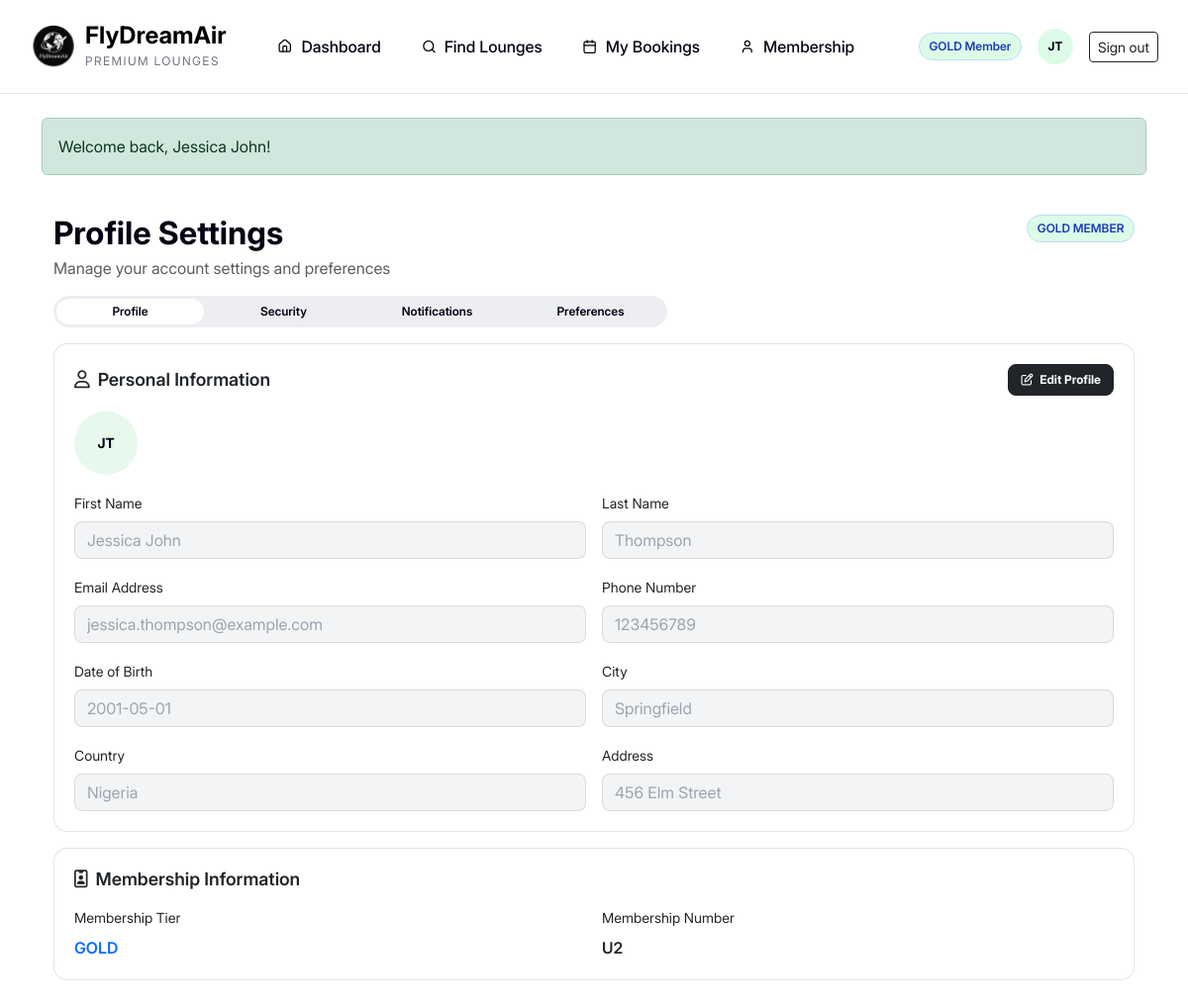
/?r=profile (signed in), run on the app's committed database.
### tables this page shows
CREATE TABLE `user_memberships` (
  `id` bigint(20) UNSIGNED NOT NULL,
  `user_id` bigint(20) UNSIGNED NOT NULL,
  `plan_id` bigint(20) UNSIGNED NOT NULL,
  `status` enum('active','canceled','expired','trial') NOT NULL DEFAULT 'active',
  `started_at` datetime NOT NULL DEFAULT current_timestamp(),
  `renews_at` datetime DEFAULT NULL,
  `canceled_at` datetime DEFAULT NULL,
  `created_at` datetime NOT NULL DEFAULT current_timestamp(),
  `updated_at` datetime NOT NULL DEFAULT current_timestamp() ON UPDATE current_timestamp()
);

CREATE TABLE `membership_plans` (
  `id` bigint(20) UNSIGNED NOT NULL,
  `slug` varchar(40) NOT NULL,
  `name` varchar(80) NOT NULL,
  `monthly_fee_usd` decimal(10,2) NOT NULL,
  `guest_allowance` int(10) UNSIGNED NOT NULL DEFAULT 0,
  `normal_access` enum('pay_per_use','free') NOT NULL DEFAULT 'pay_per_use',
  `premium_access` enum('pay_per_use','free') NOT NULL DEFAULT 'pay_per_use',
  `benefits_json` longtext DEFAULT NULL CHECK (json_valid(`benefits_json`)),
  `created_at` datetime NOT NULL DEFAULT current_timestamp(),
  `updated_at` datetime NOT NULL DEFAULT current_timestamp() ON UPDATE current_timestamp()
);

CREATE TABLE `users` (
  `id` bigint(20) UNSIGNED NOT NULL,
  `first_name` varchar(80) NOT NULL,
  `last_name` varchar(80) NOT NULL,
  `email` varchar(191) DEFAULT NULL,
  `password_hash` varchar(255) DEFAULT NULL,
  `phone` varchar(40) DEFAULT NULL,
  `dob` date DEFAULT NULL,
  `city` varchar(120) DEFAULT NULL,
  `country` varchar(120) DEFAULT NULL,
  `address` varchar(200) DEFAULT NULL,
  `role` enum('member','admin') NOT NULL DEFAULT 'member',
  `created_at` datetime NOT NULL DEFAULT current_timestamp(),
  `updated_at` datetime NOT NULL DEFAULT current_timestamp() ON UPDATE current_timestamp()
);

### app/Helpers.php (called while the page is built, shortened)
<?php
function view($template, $data = []) {
  extract($data);
  $layout = $layout ?? 'main';
  require __DIR__ . "/Views/layouts/{$layout}.php";
}
function base_href($route = '') {
  $base = '';
  if (!empty($_SERVER['HTTP_HOST'])) {
    $scheme = (!empty($_SERVER['HTTPS']) && $_SERVER['HTTPS'] !== 'off') ? 'https' : 'http';
    $base = $scheme . '://' . $_SERVER['HTTP_HOST'] . rtrim(dirname($_SERVER['SCRIPT_NAME']), '/');
  }
  return $base . '/' . ($route ? ('?r=' . $route) : '');
}
function current_user(): ?array {
  return $_SESSION['user'] ?? null;
}
function initials_from(string $first, string $last): string {
  return strtoupper(mb_substr($first,0,1) . mb_substr($last,0,1));
}

### app/Controllers/BaseController.php (called while the page is built)
<?php
class BaseController {
  protected function render(string $template, string $title, string $layout = 'main', array $data = []): void {
    $templateVar = $template;
    $vars = array_merge($data, [
      'title'    => $title,
      'layout'   => $layout,
      'template' => $templateVar,
    ]);
    view($template, $vars);
  }
}

### app/Controllers/ProfileController.php (called while the page is built, shortened)
<?php
require_once __DIR__ . '/../Models/User.php';
require_once __DIR__ . '/../Models/Membership.php';
class ProfileController extends BaseController
{
    public function index()
    {
        $user = User::findById((int) current_user()['id']);
        $plan = Membership::userCurrent((int) $user['id']);
        $planSlug = $plan['slug'] ?? 'basic';
        $planName = $plan['name'] ?? 'Basic';
        $prefs = User::getOrCreatePreferences((int) $user['id']);
        $this->render('profile', 'Profile', 'main', [
            'user'     => $user,
            'planSlug' => $planSlug,
            'planName' => $planName,
            'prefs'    => $prefs,
        ]);
    }
}

### app/Router.php (called while the page is built, shortened)
<?php
require_once __DIR__ . '/Helpers.php';
require_once __DIR__ . '/Controllers/BaseController.php';
$r = $_GET['r'] ?? 'welcome';
$routes = [
  'welcome'     => 'WelcomeController@index',
  'auth'        => 'AuthController@index',
  'signin'      => 'AuthController@signin',
  'signup'      => 'AuthController@signup',
  'signout'     => 'AuthController@signout',
  'dashboard'   => 'DashboardController@index',
  'find'        => 'LoungeController@index',
  'bookings'    => 'BookingController@index',
  'flight_lookup'   => 'BookingController@flightLookup',
  'booking_quote'   => 'BookingController@quote',
  'booking_store'   => 'BookingController@store',
  'booking_cancel'  => 'BookingController@cancel',
  'qr'              => 'BookingController@qr',
  'qr_img'              => 'BookingController@qrImg',
  'slots'           => 'BookingController@slots',
  'memberships' => 'MembershipController@index',
  'membership_upgrade' => 'MembershipController@upgrade',
  'profile'     => 'ProfileController@index',
  'profile_update'   => 'ProfileController@update',
  'profile_password' => 'ProfileController@password',
  'profile_prefs'    => 'ProfileController@preferences',
  'forgot'      => 'PasswordController@request',
  'forgot_done' => 'PasswordController@sent',
];
list($controller, $method) = explode('@', $routes[$r]);
$instance = new $controller();
$instance->$method();

### public/index.php (called while the page is built)
<?php require_once __DIR__ . '/../app/Router.php';

### config/database.php (called while the page is built)
<?php
function db(): PDO {
  static $pdo = null;
  if ($pdo instanceof PDO) return $pdo;
  $envPath = __DIR__ . '/../.env';
  $env = file_exists($envPath) ? parse_ini_file($envPath, false, INI_SCANNER_TYPED) : [];
  $host = $env['DB_HOST'] ?? '127.0.0.1';
  $port = $env['DB_PORT'] ?? 3306;
  $db   = $env['DB_DATABASE'] ?? 'flydreamair';
  $user = $env['DB_USERNAME'] ?? 'root';
  $pass = $env['DB_PASSWORD'] ?? '';
  $dsn = "mysql:host={$host};port={$port};dbname={$db};charset=utf8mb4";
  $pdo = new PDO($dsn, $user, $pass, [
    PDO::ATTR_ERRMODE => PDO::ERRMODE_EXCEPTION,
    PDO::ATTR_DEFAULT_FETCH_MODE => PDO::FETCH_ASSOC,
  ]);
  return $pdo;
}

### app/Models/Model.php (called while the page is built)
<?php
require_once __DIR__ . '/../../config/database.php';
abstract class Model {
  protected static function db(): PDO {
    return db();
  }
}

### app/Models/User.php (called while the page is built, shortened)
<?php
require_once __DIR__ . '/Model.php';
class User extends Model
{
    public static function findById(int $id): ?array
    {
        $st = self::db()->prepare("
            SELECT id, first_name, last_name, email, phone, dob, city, country, address, role
              FROM users
             WHERE id = :id
             LIMIT 1
        ");
        $st->execute([':id' => $id]);
        $row = $st->fetch();
        return $row ?: null;
    }
}

### app/Models/Membership.php (called while the page is built, shortened)
<?php
require_once __DIR__ . '/Model.php';
class Membership extends Model
{
    public static function userCurrent(?int $userId): ?array
    {
        $sql = "SELECT mp.*, um.id AS user_membership_id
                  FROM user_memberships um
                  JOIN membership_plans mp ON mp.id = um.plan_id
                 WHERE um.user_id = :uid AND um.status = 'active'
                 ORDER BY um.started_at DESC
                 LIMIT 1";
        $st  = self::db()->prepare($sql);
        $st->execute([':uid' => $userId]);
        $row = $st->fetch();
        $row['slug'] = strtolower($row['slug'] ?? 'basic');
        $row['benefits'] = [];
        if (!empty($row['benefits_json'])) {
            $arr = json_decode($row['benefits_json'], true);
            if (is_array($arr)) {
                $row['benefits'] = $arr;
            }
        }
        return $row;
    }
}

### app/Views/pages/profile.php (the view, shortened to what this page needs)
<?php
$user     = $user     ?? null;
$planName = $planName ?? 'Basic';
$planSlug = $planSlug ?? 'basic';
$initials = initials_from($user['first_name'], $user['last_name']);
$dobValue = $user['dob'] ?? '';
?>
<div class="container py-4">
  <div class="d-flex align-items-start justify-content-between mb-3">
    <div>
      <h2 class="fw-bold mb-1">Profile Settings</h2>
      <div class="text-muted">Manage your account settings and preferences</div>
    </div>
    <span class="member-badge"><?= strtoupper($planSlug) ?> MEMBER</span>
  </div>
  <div class="auth-tab-rail profile-tab-rail mb-3">
    <ul class="nav nav-pills auth-tabs tabs-4" id="profileTabs" role="tablist">
      <li class="nav-item" role="presentation">
        <button class="nav-link active" id="tab-profile" data-bs-toggle="pill" data-bs-target="#pane-profile" type="button" role="tab">Profile</button>
      </li>
      <li class="nav-item" role="presentation">
        <button class="nav-link" id="tab-security" data-bs-toggle="pill" data-bs-target="#pane-security" type="button" role="tab">Security</button>
      </li>
      <li class="nav-item" role="presentation">
        <button class="nav-link" id="tab-notifications" data-bs-toggle="pill" data-bs-target="#pane-notifications" type="button" role="tab">Notifications</button>
      </li>
      <li class="nav-item" role="presentation">
        <button class="nav-link" id="tab-preferences" data-bs-toggle="pill" data-bs-target="#pane-preferences" type="button" role="tab">Preferences</button>
      </li>
    </ul>
  </div>
  <div class="tab-content" id="profileTabsContent">
    <div class="tab-pane fade show active" id="pane-profile" role="tabpanel" aria-labelledby="tab-profile">
      <div class="card panel-card mb-3">
        <div class="card-body profile-card-body">
          <div class="d-flex align-items-center justify-content-between mb-3">
            <h5 class="fw-semibold mb-0">
              <i class="fa-regular fa-user me-2"></i>Personal Information
            </h5>
            <div class="d-flex gap-2">
              <button type="button" class="btn btn-dark btn-sm rounded-3 profile-edit-btn">
                <i class="fa-regular fa-pen-to-square me-1"></i> Edit Profile
              </button>
            </div>
          </div>
          <form id="profileForm" method="post" action="<?= base_href('profile_update') ?>">
            <div class="row g-3">
              <div class="col-12">
                <span class="avatar-lg-soft"><?= htmlspecialchars($initials) ?></span>
              </div>
              <div class="col-md-6">
                <label class="form-label small">First Name</label>
                <input name="profile[first_name]" type="text" class="form-control profile-input" value="<?= htmlspecialchars($user['first_name']) ?>" disabled data-scope="profile">
              </div>
              <div class="col-md-6">
                <label class="form-label small">Last Name</label>
                <input name="profile[last_name]" type="text" class="form-control profile-input" value="<?= htmlspecialchars($user['last_name']) ?>" disabled data-scope="profile">
              </div>
              <div class="col-md-6">
                <label class="form-label small">Email Address</label>
                <input name="profile[email]" type="email" class="form-control profile-input" value="<?= htmlspecialchars($user['email']) ?>" disabled data-scope="profile">
              </div>
              <div class="col-md-6">
                <label class="form-label small">Phone Number</label>
                <input name="profile[phone]" type="text" class="form-control profile-input" value="<?= htmlspecialchars($user['phone'] ?? '') ?>" disabled data-scope="profile">
              </div>
              <div class="col-md-6">
                <label class="form-label small">Date of Birth</label>
                <input name="profile[dob]" type="text" class="form-control profile-input" placeholder="YYYY-MM-DD or MM/DD/YYYY" value="<?= htmlspecialchars($dobValue) ?>" disabled data-scope="profile">
              </div>
              <div class="col-md-6">
                <label class="form-label small">City</label>
                <input name="profile[city]" type="text" class="form-control profile-input" value="<?= htmlspecialchars($user['city'] ?? '') ?>" disabled data-scope="profile">
              </div>
              <div class="col-md-6">
                <label class="form-label small">Country</label>
                <input name="profile[country]" type="text" class="form-control profile-input" value="<?= htmlspecialchars($user['country'] ?? '') ?>" disabled data-scope="profile">
              </div>
              <div class="col-md-6">
                <label class="form-label small">Address</label>
                <input name="profile[address]" type="text" class="form-control profile-input" value="<?= htmlspecialchars($user['address'] ?? '') ?>" disabled data-scope="profile">
              </div>
            </div>
          </form>
        </div>
      </div>
      <div class="card panel-card">
        <div class="card-body">
          <h5 class="fw-semibold mb-3">
            <i class="fa-regular fa-id-badge me-2"></i>Membership Information
          </h5>
          <div class="row g-3">
            <div class="col-md-6">
              <label class="form-label small">Membership Tier</label>
              <div class="fw-semibold text-uppercase text-primary"><?= htmlspecialchars($planName) ?></div>
            </div>
            <div class="col-md-6">
              <label class="form-label small">Membership Number</label>
              <div class="fw-semibold"><?= 'U' . (int)$user['id'] ?></div>
            </div>
          </div>
        </div>
      </div>
    </div>
  </div>
</div>

### app/Views/partials/header.php (shortened to what this page needs)
<?php
  $activeRoute = $_GET['r'] ?? 'dashboard';
  $is = fn($route) => $activeRoute === $route ? 'active' : '';
  $navUser = current_user();
  $isGuest = !$navUser;
  $planSlug = 'basic';
  if ($navUser) {
    require_once __DIR__ . '/../../Models/Membership.php';
    try {
      $p = Membership::userCurrent((int)$navUser['id']);
      if ($p && !empty($p['slug'])) {
        $planSlug = strtolower($p['slug']);
      }
    } catch (Throwable $e) {
      $planSlug = 'basic';
    }
  }
  $badgeText = $isGuest ? 'GUEST' : (strtoupper($planSlug) . ' Member');
  $initials = $isGuest ? 'GU' : initials_from($navUser['first_name'], $navUser['last_name']);
?>
<nav class="navbar navbar-expand-lg header-bar bg-white">
  <div class="container align-items-center">
    <a class="navbar-brand d-flex align-items-center gap-2" href="<?= base_href('dashboard') ?>">
      <img src="assets/img/logo.svg" alt="FlyDreamAir" class="brand-logo" width="40" height="40">
      <div class="d-flex flex-column brand-stack">
        <span class="fw-bold brand-title">FlyDreamAir</span>
        <small class="brand-sub">Premium Lounges</small>
      </div>
    </a>
    <div class="collapse navbar-collapse" id="mainNav">
      <ul class="navbar-nav app-nav ms-3 me-auto">
        <li class="nav-item">
          <a class="nav-link app-pill <?= $is('dashboard') ?>" href="<?= base_href('dashboard') ?>">
            <img class="nav-icon" src="assets/img/dashboard-icon.svg" alt="">
            <span>Dashboard</span>
          </a>
        </li>
        <li class="nav-item">
          <a class="nav-link app-pill <?= $is('find') ?>" href="<?= base_href('find') ?>">
            <img class="nav-icon" src="assets/img/search-icon.svg" alt="">
            <span>Find Lounges</span>
          </a>
        </li>
        <?php if (!$isGuest): ?>
          <li class="nav-item">
            <a class="nav-link app-pill <?= $is('bookings') ?>" href="<?= base_href('bookings') ?>">
              <img class="nav-icon" src="assets/img/booking-icon.svg" alt="">
              <span>My Bookings</span>
            </a>
          </li>
        <?php endif; ?>
        <li class="nav-item">
          <a class="nav-link app-pill <?= $is('memberships') ?>" href="<?= base_href('memberships') ?>">
            <img class="nav-icon" src="assets/img/membership-icon.svg" alt="">
            <span>Membership</span>
          </a>
        </li>
      </ul>
      <div class="d-flex align-items-center gap-3">
        <span class="member-badge"><?= htmlspecialchars($badgeText) ?></span>
        <?php if ($isGuest): ?>
          <a href="<?= base_href('welcome') ?>" class="btn btn-sm btn-outline-dark">Sign in</a>
        <?php else: ?>
          <a href="<?= base_href('profile') ?>" class="avatar-initials text-decoration-none">
            <?= htmlspecialchars($initials) ?>
          </a>
          <a href="<?= base_href('signout') ?>" class="btn btn-sm btn-outline-dark">Sign out</a>
        <?php endif; ?>
      </div>
    </div>
  </div>
</nav>

### data on the page
user_memberships: plan.slug "GOLD Member"
users: initials "JT", first_name "Jessica John", last_name "Thompson", email "jessica.thompson@example.com", phone "123456789", dob "2001-05-01", city "Springfield", country "Nigeria", address "456 Elm Street", id "2"

### other printed values
$msg "Welcome back, Jessica John!"
$planSlug "GOLD"
$planName "GOLD"
